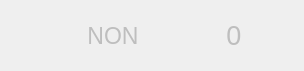
<?xml version="1.0" encoding="UTF-8"?>
<ui version="4.0">
 <class>SecondarySkill</class>
 <widget class="QWidget" name="SecondarySkill">
  <property name="geometry">
   <rect>
    <x>0</x>
    <y>0</y>
    <width>304</width>
    <height>71</height>
   </rect>
  </property>
  <property name="cursor">
   <cursorShape>WhatsThisCursor</cursorShape>
  </property>
  <property name="windowTitle">
   <string>Form</string>
  </property>
  <layout class="QHBoxLayout" name="horizontalLayout">
   <property name="spacing">
    <number>0</number>
   </property>
   <property name="leftMargin">
    <number>0</number>
   </property>
   <property name="topMargin">
    <number>0</number>
   </property>
   <property name="rightMargin">
    <number>1</number>
   </property>
   <property name="bottomMargin">
    <number>1</number>
   </property>
   <item>
    <widget class="WindowBorder_1" name="Border" native="true">
     <property name="enabled">
      <bool>false</bool>
     </property>
     <property name="sizePolicy">
      <sizepolicy hsizetype="Fixed" vsizetype="Fixed">
       <horstretch>0</horstretch>
       <verstretch>0</verstretch>
      </sizepolicy>
     </property>
     <property name="minimumSize">
      <size>
       <width>303</width>
       <height>70</height>
      </size>
     </property>
     <property name="maximumSize">
      <size>
       <width>303</width>
       <height>70</height>
      </size>
     </property>
     <property name="styleSheet">
      <string notr="true"/>
     </property>
     <widget class="QLabel" name="Value">
      <property name="geometry">
       <rect>
        <x>194</x>
        <y>0</y>
        <width>80</width>
        <height>70</height>
       </rect>
      </property>
      <property name="sizePolicy">
       <sizepolicy hsizetype="Fixed" vsizetype="Preferred">
        <horstretch>0</horstretch>
        <verstretch>0</verstretch>
       </sizepolicy>
      </property>
      <property name="font">
       <font>
        <pointsize>20</pointsize>
        <strikeout>false</strikeout>
        <kerning>false</kerning>
       </font>
      </property>
      <property name="styleSheet">
       <string notr="true"/>
      </property>
      <property name="text">
       <string>0</string>
      </property>
      <property name="textFormat">
       <enum>Qt::AutoText</enum>
      </property>
      <property name="scaledContents">
       <bool>false</bool>
      </property>
      <property name="alignment">
       <set>Qt::AlignCenter</set>
      </property>
      <property name="wordWrap">
       <bool>true</bool>
      </property>
      <property name="indent">
       <number>0</number>
      </property>
      <property name="openExternalLinks">
       <bool>false</bool>
      </property>
     </widget>
     <widget class="QLabel" name="Inscription">
      <property name="geometry">
       <rect>
        <x>32</x>
        <y>13</y>
        <width>162</width>
        <height>45</height>
       </rect>
      </property>
      <property name="sizePolicy">
       <sizepolicy hsizetype="Fixed" vsizetype="Fixed">
        <horstretch>0</horstretch>
        <verstretch>0</verstretch>
       </sizepolicy>
      </property>
      <property name="font">
       <font>
        <pointsize>17</pointsize>
        <strikeout>false</strikeout>
        <kerning>true</kerning>
       </font>
      </property>
      <property name="styleSheet">
       <string notr="true"/>
      </property>
      <property name="text">
       <string>NON</string>
      </property>
      <property name="textFormat">
       <enum>Qt::AutoText</enum>
      </property>
      <property name="scaledContents">
       <bool>false</bool>
      </property>
      <property name="alignment">
       <set>Qt::AlignCenter</set>
      </property>
      <property name="wordWrap">
       <bool>true</bool>
      </property>
      <property name="indent">
       <number>0</number>
      </property>
      <property name="openExternalLinks">
       <bool>false</bool>
      </property>
     </widget>
    </widget>
   </item>
  </layout>
 </widget>
 <customwidgets>
  <customwidget>
   <class>WindowBorder_1</class>
   <extends>QWidget</extends>
   <header location="global">CustomWidgets/WindowBorder_1/windowborder_1.h</header>
   <container>1</container>
  </customwidget>
 </customwidgets>
 <resources/>
 <connections/>
</ui>
